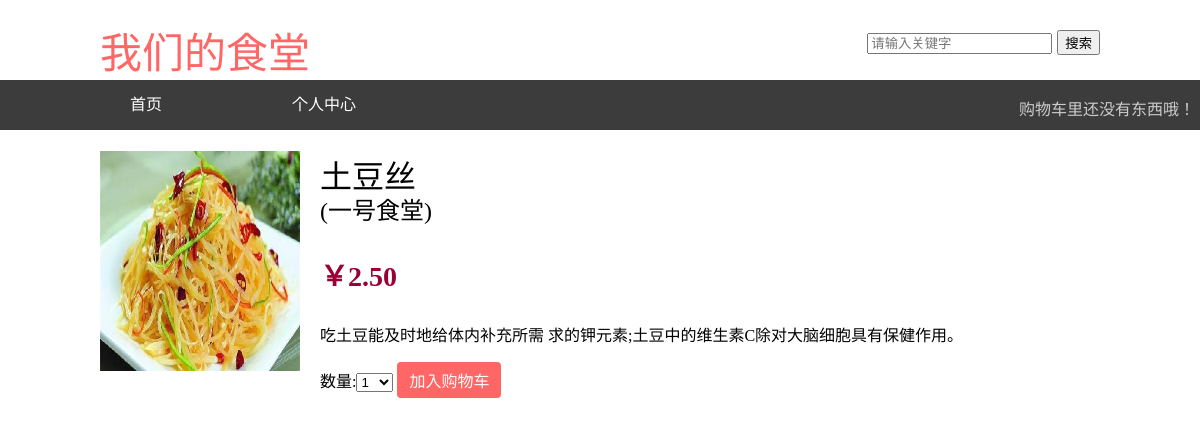
The app's page /18/no1_12/ with its own data.
### rank/models.py (models this page shows, shortened)
class Product(models.Model):
    restaurant = models.ForeignKey(Restaurant,
                                 related_name='products')
    name = models.CharField(max_length=200, db_index=True)
    slug = models.SlugField(max_length=200, db_index=True)
    image = models.ImageField(upload_to='products/%Y/%m/%d',
                              blank=True)
    description = models.TextField(blank=True)
    price = models.DecimalField(max_digits=10, decimal_places=2)
    stock = models.PositiveIntegerField()
    available = models.BooleanField(default=True)
    created = models.DateTimeField(auto_now_add=True)
    updated = models.DateTimeField(auto_now=True)
    grade = models.FloatField(default=0.00)
    myrank = models.FloatField(default=0.00)
    class Meta:
        ordering = ('name',)
        index_together = (('id', 'slug'),)

class Restaurant(models.Model):
	 name = models.CharField(max_length=200,
							      db_index=True)
	 slug = models.SlugField(max_length=200,
	                        db_index=True,
							       unique=True)
	 class Meta:
		  ordering = ('name',)
		  verbose_name = 'restaurant'
		  verbose_name_plural = 'restaurants'
	 def __str__(self):
		  return self.name
	 def get_absolute_url(self):
		  return reverse('rank:product_list_by_restaurant',
                        args=[self.slug])

### rank/views.py (the view)
def product_detail(request, id, slug):
    product = get_object_or_404(Product,
                                id=id,
                                slug=slug,
                                available=True)
    cart_product_form = CartAddProductForm()
    return render(request,
                  'rank/product/detail.html',
                  {'product': product,
                   'cart_product_form': cart_product_form})

### cart/forms.py
class CartAddProductForm(forms.Form):
    quantity = forms.TypedChoiceField(
                choices=PRODUCT_QUANTITY_CHOICES,
                coerce=int,
                label = "数量")
    update = forms.BooleanField(required=False,
                initial=False,
                widget=forms.HiddenInput)

### rank/templates/rank/product/detail.html (shortened to what this page needs)
{% extends "rank/base.html" %}
{% load static %}
{% block content %}
    <div class="product-detail">
        <img class="my-img2" src="{% if product.image %}{{ product.image.url }}{% else %}{% static "img/no_image.png" %}{% endif %}">
        <h1>{{ product.name }}</h1>
        <h2><a href="{{ product.restaurant.get_absolute_url }}">({{ product.restaurant }})</a></h2>
        <p class="price">￥{{ product.price }}</p>
            {{ product.description|linebreaks }}
    </div>
<form action="{% url "cart:cart_add" product.id %}" method="post">
{{ cart_product_form }}
<input type="submit" value="加入购物车">
</form>
{% endblock %}

### rank/static/css/base.css (style rules this page uses)
.my-img2 { width: 330px; height: 220px; }
body { margin:0; padding:0; font-family:helvetica, sans-serif; }
h1 { font-family:宋体; font-weight:normal; height:30px; }
h2 { font-family:宋体; font-weight:normal; }
a { text-decoration:none; color:#000000; font-family:宋体; margin-left:0; }
a.button, input[type="submit"] { color:#ffffff; background:#ff6666; border-radius:4px; padding:6px 12px; font-size:16px; border:0; }
.product-detail { text-align:justify; }
.product-detail .price { color:#990033; font-size:28px; font-weight:bold; }
.product-detail img { width:20%; float:left; padding:0 20px 20px 0; }
.product-detail h1 { margin-bottom:0; }
.product-detail h2 { margin-top:10px; }

### records on screen
Product: image (picture), name "土豆丝", restaurant "一号食堂", price "2.50", description "吃土豆能及时地给体内补充所需 求的钾元素;土豆中的维生素C除对大脑细胞具有保健作用。"
